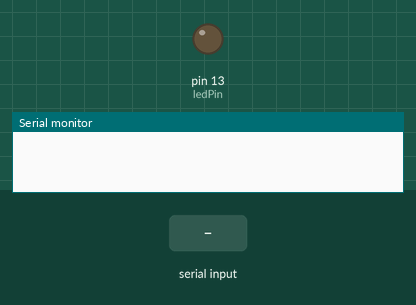
This sketch was run on a simulated Arduino Uno, built with avr-gcc and run on an emulated ATmega328P. Shown: output pins drawn as LEDs (lit = HIGH), the last lines printed to the serial monitor. The inputs (shaded band) are chosen by the test bench.

Above: at 1.2 s.
1.3 s: "90,45\n" received over Serial
At 2.2 s:
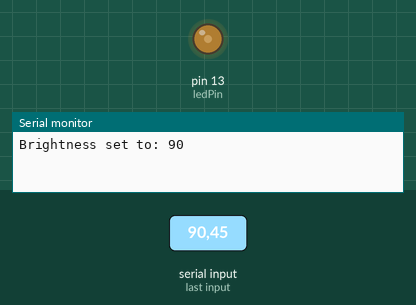
2.8 s: "200\n" received over Serial
At 4.1 s:
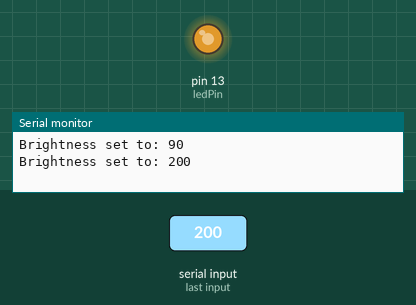
Timing chart, 0 to 5.8 s (numbered marks = the images above; inputs shaded):
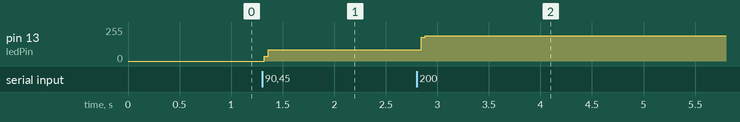

The sketch:

sketch_jul15a.ino
```cpp
const int ledPin = 13;
String inputString = "";
int brightness = 0;

void setup() {
  pinMode(ledPin, OUTPUT);
  Serial.begin(9600);
}

void loop() {
  // --- Receive from Python ---
  while (Serial.available()) {
    char inChar = (char)Serial.read();
    if (inChar == '\n') {
      brightness = inputString.toInt();
      brightness = constrain(brightness, 0, 255);
      Serial.print("Brightness set to: ");
      Serial.println(brightness);
      inputString = "";
    } else {
      inputString += inChar;
    }
  }

  // --- Simulate PWM on pin 13 (not a hardware PWM pin) ---
  int onTime = map(brightness, 0, 255, 0, 1000);  // in microseconds
  int offTime = 1000 - onTime;

  digitalWrite(ledPin, HIGH);
  delayMicroseconds(onTime);
  digitalWrite(ledPin, LOW);
  delayMicroseconds(offTime);
}
```

Measured:
- after the input at 1.3 s, pin 13 (ledPin): 0/255 → 84/255 at once
- after the input at 2.8 s, pin 13 (ledPin): 84/255 → 188/255 at once
